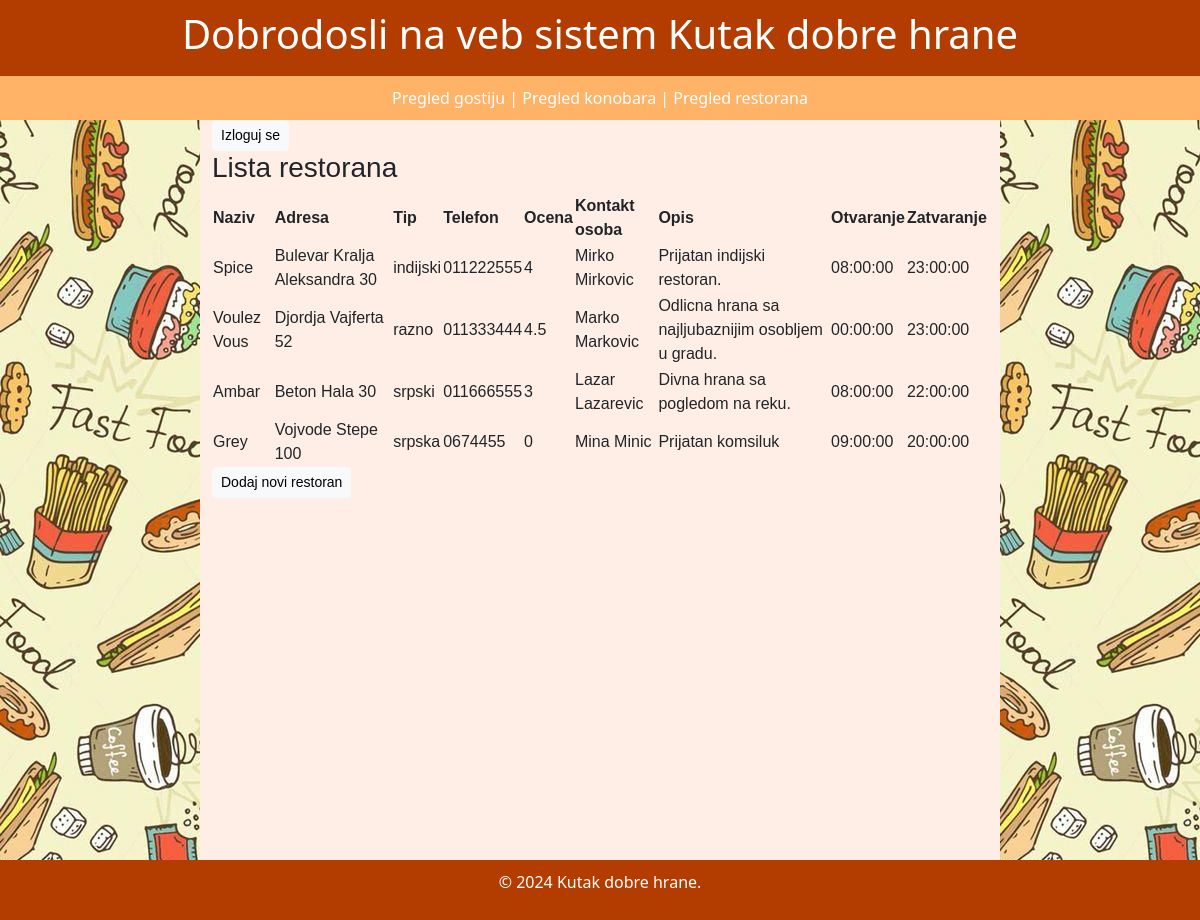
The app's page /admin_pregled_restorana.php with its own data.
### tables this page shows
CREATE TABLE IF NOT EXISTS `restorani` (
  `id` int NOT NULL AUTO_INCREMENT,
  `naziv` varchar(30) NOT NULL,
  `adresa` varchar(50) NOT NULL,
  `tip` varchar(30) NOT NULL,
  `telefon` varchar(30) NOT NULL,
  `ocena` float NOT NULL,
  `mapa` varchar(50) NOT NULL,
  `kontakt_osoba` varchar(30) NOT NULL,
  `opis` varchar(100) NOT NULL,
  `otvaranje` time NOT NULL,
  `zatvaranje` time NOT NULL,
  PRIMARY KEY (`id`)
);

### admin_pregled_restorana.php (the view, shortened to what this page needs)
<!DOCTYPE html>
<html>
    <head>
<script src="https://code.jquery.com/jquery-3.6.0.min.js"></script>        <link rel="stylesheet" type="text/css" href="stil.css">
        <link href="https://cdn.jsdelivr.net/npm/bootstrap@5.3.2/dist/css/bootstrap.min.css" rel="stylesheet">
    </head>
    <body>
        <div class="container-fluid">
            <div class="row header">
                <h1>Dobrodosli na veb sistem Kutak dobre hrane</h1> <br/>
            </div>
            <div class="row">
                <div class="menu col-12">
                    <a href="admin_pregled_gosta.php">
                        Pregled gostiju  |
                    </a>
                    <a href="admin_pregled_konobara.php">
                          Pregled konobara  |
                    </a>
                    <a href="admin_pregled_restorana.php">
                          Pregled restorana
                    </a>
                </div>
            </div>
            <div class="row">
                <div class="side col-2"></div>
                <div class="body col-8 full-height">
                    <form method="get" action="index.php">
                        <input class="btn btn-light btn-sm" type="submit" name="izloguj" value="Izloguj se">
                    </form>
                    <h3>Lista restorana</h3>
                    <table>
                        <tr>
                            <th>Naziv</th>
                            <th>Adresa</th>
                            <th>Tip</th>
                            <th>Telefon</th>
                            <th>Ocena</th>
                            <th>Kontakt osoba</th>
                            <th>Opis</th>
                            <th>Otvaranje</th>
                            <th>Zatvaranje</th>
                        </tr>
                        <?php
                        require 'dbconnection.php';
                        $result= mysqli_query($con, "select * from restorani");
                        if(mysqli_num_rows($result)>0){
                            while($row=mysqli_fetch_assoc($result)){
                                ?>
                        <tr>
                            <td><?php echo $row['naziv'] ?></td>
                            <td><?php echo $row['adresa'] ?></td>
                            <td><?php echo $row['tip'] ?></td>
                            <td><?php echo $row['telefon'] ?></td>
                            <td><?php echo $row['ocena'] ?></td>
                            <td><?php echo $row['kontakt_osoba'] ?></td>
                            <td><?php echo $row['opis'] ?></td>
                            <td><?php echo $row['otvaranje'] ?></td>
                            <td><?php echo $row['zatvaranje'] ?></td>
                        </tr>
                        <?php
                            }
                        }
                        ?>
                    </table>
                    <a href="admin_dodavanje_restorana.php">
                        <input type="button" class="btn btn-light btn-sm" value="Dodaj novi restoran">
                    </a>
                </div>
                <div class="side col-2"></div>
            </div>
            <div class="row footer">
                <p>&copy; 2024 Kutak dobre hrane. </p>
            </div>
        </div>
    </body>
</html>

### stil.css (style rules this page uses)
body, h1, h2, h3, p, form { margin: 0; padding: 0; }
.body { font-family: Arial, sans-serif; background-color: #ffeee6; text-align: left; }
.side { background-image: url('pozadina.jpg'); }
.menu { background-color: #ffb366; padding-top: 10px; padding-bottom: 10px; text-align: center; }
a:visited, a:link { color:white; text-decoration: none; }
.header { background-color: #b33c00; color: #fff; padding: 10px; text-align: center; }
.footer { background-color: #b33c00; color: #fff; padding: 10px; text-align: center; position: fixed; bottom: 0; z-index: 1000; width: 100%; }
.full-height { height: 100vh; }

### records on screen
restorani: naziv "Spice", adresa "Bulevar Kralja Aleksandra 30", tip "indijski", telefon "011222555", ocena "4", kontakt_osoba "Mirko Mirkovic", opis "Prijatan indijski restoran.", otvaranje "08:00:00", zatvaranje "23:00:00"
restorani: naziv "Voulez Vous", adresa "Djordja Vajferta 52", tip "razno", telefon "011333444", ocena "4.5", kontakt_osoba "Marko Markovic", opis "Odlicna hrana sa najljubaznijim osobljem u gradu.", otvaranje "00:00:00", zatvaranje "23:00:00"
restorani: naziv "Ambar", adresa "Beton Hala 30", tip "srpski", telefon "011666555", ocena "3", kontakt_osoba "Lazar Lazarevic", opis "Divna hrana sa pogledom na reku.", otvaranje "08:00:00", zatvaranje "22:00:00"
restorani: naziv "Grey", adresa "Vojvode Stepe 100", tip "srpska", telefon "0674455", ocena "0", kontakt_osoba "Mina Minic", opis "Prijatan komsiluk", otvaranje "09:00:00", zatvaranje "20:00:00"
